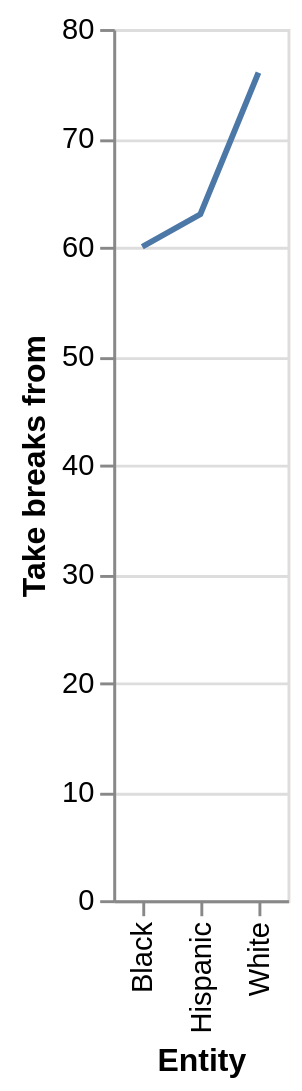

Write a Vega-Lite specification for this figure.
### Vega-Lite specification from a JSON file in a GitHub repository (floating-point values rounded to 4 significant figures)
{"$schema": "https://vega.github.io/schema/vega-lite/v5.json", "description": "Line chart auto-generated from CSV", "data": {"values": [{"Entity": "Black", "Take breaks from": "60", "Stay tuned in to": "39"}, {"Entity": "Hispanic", "Take breaks from": "63", "Stay tuned in to": "36"}, {"Entity": "White", "Take breaks from": "76", "Stay tuned in to": "23"}]}, "mark": "line", "encoding": {"x": {"field": "Entity", "type": "ordinal"}, "y": {"field": "Take breaks from", "type": "quantitative"}}}
